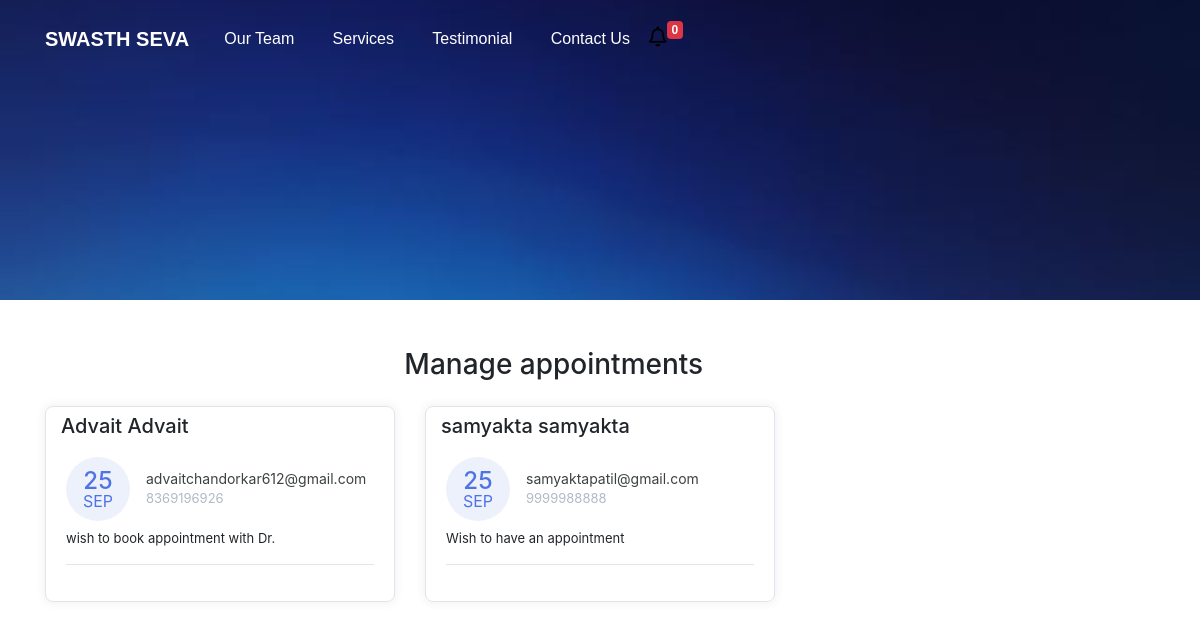
The page /manage-appointments/ on the database its author committed.
### doctor/models.py (models this page shows, shortened)
class Appointment(models.Model):
    first_name = models.CharField(max_length=50)
    last_name = models.CharField(max_length=50)
    email = models.CharField(max_length=50)
    phone = models.CharField(max_length=50)
    request = models.TextField(blank=True)
    sent_date = models.DateField(auto_now_add=True)
    accepted = models.BooleanField(default=False)
    accepted_date = models.DateField(auto_now_add=False, null=True, blank=True)
    class Meta:
        ordering = ["-sent_date"]

### doctor/views.py (the view, shortened to what this page needs)
# urls.py: path("manage-appointments/", ManageAppointmentTemplateView.as_view(), name="manage"),
class ManageAppointmentTemplateView(ListView):
    template_name = "manage-appointments.html"
    model = Appointment
    context_object_name = "appointments"
    login_required = True
    paginate_by = 3
    def get_context_data(self,*args, **kwargs):
        context = super().get_context_data(*args, **kwargs)
        appointments = Appointment.objects.all()
        context.update({
            "title":"Manage Appointments"
        })
        return context

### doctor/context_processors.py (called while the page is built)
def get_notification(request):
    count = Appointment.objects.filter(accepted=False).count()
    data = {
        "count":count
    }
    return data

### templates/manage-appointments.html (shortened to what this page needs)
{% extends 'base.html' %}
{% block content %}
    <div class="container mt-5">
        <div class="col-11 text-center mt-4 mb-4">
            <h3>
                Manage appointments
            </h3>
        </div>
        <div class="row">
        {% for app in appointments %}
            <div class="col-lg-4">
                <div class="card card-margin">
                    <div class="card-header no-border">
                        <h5 class="card-title">{{app.first_name}} {{app.last_name}}</h5>
                    </div>
                    <div class="card-body pt-0">
                        <div class="widget-49">
                            <div class="widget-49-title-wrapper">
                                <div class="widget-49-date-primary">
                                    <span class="widget-49-date-day">{{app.sent_date|date:"d"}}</span>
                                    <span class="widget-49-date-month">{{app.sent_date|date:"M"}}</span>
                                </div>
                                <div class="widget-49-meeting-info">
                                    <span class="widget-49-pro-title">{{app.email}}</span>
                                    <span class="widget-49-meeting-time">{{app.phone}}</span>
                                </div>
                            </div>
                            <div class="widget-49-meeting-points">
                                <span>{{app.request}}</span>
                            </div>
                            <hr class="w-100">
                        </div>
                    </div>
                </div>
            </div>
        {% endfor %}
        </div>
{% endblock content %}

### templates/base.html (shortened to what this page needs)
{% load static %}
<!DOCTYPE html>
<html lang="en">
<head>
  <link href="{% static 'css/bootstrap.min.css' %}" rel="stylesheet">
  <link rel="stylesheet" href="https://cdnjs.cloudflare.com/ajax/libs/font-awesome/5.15.3/css/all.min.css" />
  <link rel="stylesheet" href="{% static 'css/styles.css' %}" />
</head>
<body>
  <div class="header" style="
  background: rgb(177, 177, 177) url('../static/img/header.png') no-repeat fixed center
  {% if "appointment" in request.path %}
  max-height:300px!important;min-height:300px!important;
  {% endif %}
  ">
    <nav class="navbar navbar-dark navbar-expand-md navigation-clean-search">
        <div class="container"><a class="navbar-brand" href="{% url 'home' %}">SWASTH SEVA</a>
            <div class="collapse navbar-collapse"
                id="navcol-1">
                <ul class="nav navbar-nav">
                    <li class="nav-item" role="presentation">
                        <a class="nav-link active" href="#team">Our Team</a>
                    </li>
                    <li class="nav-item" role="presentation">
                        <a class="nav-link active" href="#services">Services</a>
                    </li>
                    <li class="nav-item" role="presentation">
                        <a class="nav-link active" href="#reviews">Testimonial</a>
                    </li>
                    <li class="nav-item" role="presentation">
                        <a class="nav-link active" href="#contact">Contact Us</a>
                    </li>
                  <li class="nav-item" role="presentation">
                    <a href="{% url 'manage' %}" style="float: left;cursor:pointer;" aria-expanded="true" title="You Have 6 New Appointments">
                      <i class="far fa-bell" style="font-size: 20px; float: left; color: black">
                      </i>
                  </a>
                  <span class="badge badge-danger">{{count}}</span>
                </li>
                </ul>
            </div>
        </div>
    </nav>
</div>
    {% block content %}{% endblock content %}
</body>
</html>

### static/css/styles.css (style rules this page uses)
.header { background: rgb(177, 177, 177) url("img/header.png") no-repeat fixed center; min-height: 1000px; font-family:'Source Sans Pro', sans-serif; }
@media (min-width:768px) { .header { padding-bottom:120px; } }
.header .navbar { background:transparent; padding-top:.75rem; padding-bottom:.75rem; color:#fff; border-radius:0; box-shadow:none; border:none; }
@media (min-width:768px) { .header .navbar { padding-top:1rem; padding-bottom:1rem; } }
.header .navbar .navbar-brand { font-weight:bold; color:inherit; }
.header .navbar .navbar-collapse { border-top:1px solid rgba(255,255,255,0.3); margin-top:.5rem; }
@media (min-width:768px) { .header .navbar .navbar-collapse { border-color:transparent; margin:0; } }
.header .navbar .navbar-nav a.active, .header .navbar .navbar-nav > .show .dropdown-item { background:none; box-shadow:none; }
@media (min-width: 768px) { .header .navbar-nav .nav-link { padding-left:.7rem; padding-right:.7rem; } }
@media (min-width: 992px) { .header .navbar-nav .nav-link { padding-left:1.2rem; padding-right:1.2rem; } }
@media (min-width: 768px) { .navbar-nav>li>a { padding-top: 10px; padding-bottom: 10px; } }

### rows shown on the page
Appointment: first_name "Advait", last_name "Advait", sent_date "25", sent_date "SEP", email "advaitchandorkar612@gmail.com", phone "8369196926", request "wish to book appointment with Dr."
Appointment: first_name "samyakta", last_name "samyakta", sent_date "25", sent_date "SEP", email "samyaktapatil@gmail.com", phone "9999988888", request "Wish to have an appointment"

### other values the page prints
{{ count }} "0"
